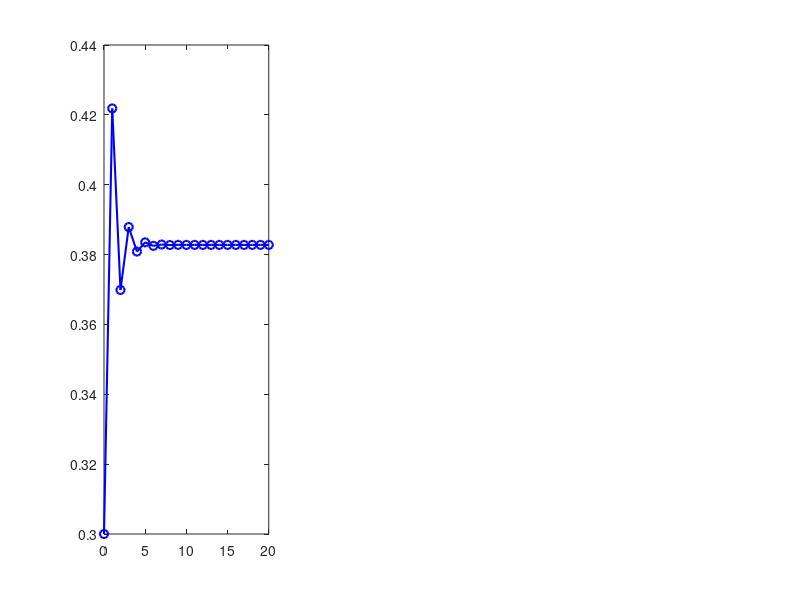

Write MATLAB code to recreate this figure. (Note: this script raises an error after producing the figure.)
clear all; close all; clc;

% Définition de la fonction phi et sa dérivée
function [val, p] = phi(x)
    val = exp(-2*x) - (2*exp(-x))*(1+sin(3*x));
    p = -2*exp(-2*x) + 2*(exp(-x))*(1+sin(3*x)) - 2*(exp(-x))*3*cos(3*x);
end

% Fonction pour exécuter N itérations du gradient à pas fixe
function x_final = gradient_pas_fixe(x0, rho, N)
    x = x0;
    for k = 1:N
        [~, grad] = phi(x);
        x = x - rho * grad;
    end
    x_final = x;
end

% Paramètres
rho = 0.1;      % Pas fixe
x0 = 0.3;         % Point initial
N_max = 30;     % Nombre maximum d'itérations pour l'analyse

% === PARTIE 1: Exécution initiale avec N=20 ===
fprintf('=== EXÉCUTION AVEC N = 20 ITÉRATIONS ===\n\n');

x = zeros(21, 1);  % 0 à 20
x(1) = x0;
valeurs = zeros(21, 1);
gradients = zeros(21, 1);

[valeurs(1), gradients(1)] = phi(x(1));

fprintf('Itération\tx_k\t\tphi(x_k)\t\tphi''(x_k)\n');
fprintf('--------------------------------------------------------\n');
fprintf('%d\t\t%.6f\t%.6f\t%.6f\n', 0, x(1), valeurs(1), gradients(1));

for k = 1:20
    [~, grad] = phi(x(k));
    x(k+1) = x(k) - rho * grad;
    [valeurs(k+1), gradients(k+1)] = phi(x(k+1));
    fprintf('%d\t\t%.6f\t%.6f\t%.6f\n', k, x(k+1), valeurs(k+1), gradients(k+1));
end

% === PARTIE 2: Calcul de x_ref avec 1000 itérations ===
fprintf('\n=== CALCUL DU POINT DE RÉFÉRENCE ===\n');
N_ref = 1000;
x_ref = gradient_pas_fixe(x0, rho, N_ref);
fprintf('x_ref (après %d itérations) = %.10f\n', N_ref, x_ref);

% === PARTIE 3: Analyse de la vitesse de convergence ===
fprintf('\n=== ANALYSE DE LA VITESSE DE CONVERGENCE ===\n');
fprintf('Modèle: erreur(N) = C * alpha^N\n\n');

N_values = [10, 15, 20, 25, 30];
erreurs = zeros(size(N_values));

fprintf('N\tx_N\t\tErreur abs(x_N - x_ref)\n');
fprintf('--------------------------------------------------------\n');
for i = 1:length(N_values)
    N = N_values(i);
    x_N = gradient_pas_fixe(x0, rho, N);
    erreurs(i) = abs(x_N - x_ref);
    fprintf('%d\t%.10f\t%.6e\n', N, x_N, erreurs(i));
end

% Estimation de C et alpha avec polyfit
% erreur = C * alpha^N  =>  log(erreur) = log(C) + N*log(alpha)
% On pose y = log(erreur), x = N, alors y = a + b*x avec b = log(alpha), a = log(C)

log_erreurs = log(erreurs);
coeff = polyfit(N_values, log_erreurs, 1);  % Régression linéaire

b = coeff(1);  % pente = log(alpha)
a = coeff(2);  % ordonnée à l'origine = log(C)

alpha_estime = exp(b);
C_estime = exp(a);

fprintf('\n=== RÉSULTATS DE L''ESTIMATION ===\n');
fprintf('C estimé = %.6e\n', C_estime);
fprintf('alpha estimé = %.6f\n', alpha_estime);
fprintf('\nModèle estimé: erreur(N) ≈ %.6e * (%.6f)^N\n', C_estime, alpha_estime);

% Vérification du modèle
fprintf('\n=== VÉRIFICATION DU MODÈLE ===\n');
fprintf('N\tErreur réelle\tErreur modèle\tÉcart relatif\n');
fprintf('--------------------------------------------------------\n');
for i = 1:length(N_values)
    N = N_values(i);
    erreur_reelle = erreurs(i);
    erreur_modele = C_estime * (alpha_estime^N);
    ecart_relatif = abs(erreur_reelle - erreur_modele) / erreur_reelle * 100;
    fprintf('%d\t%.6e\t%.6e\t%.2f%%\n', N, erreur_reelle, erreur_modele, ecart_relatif);
end

% === GRAPHIQUES ===
figure('Position', [100, 100, 1400, 500]);

% Graphique 1: Évolution de x_k (20 premières itérations)
subplot(1,3,1);
plot(0:20, x, 'b-o', 'LineWidth', 1.5, 'MarkerSize', 6);
hold on;
yline(x_ref, 'r--', 'LineWidth', 2);
grid on;
xlabel('Itération k');
ylabel('x_k');
title('Évolution de x_k (N=20)');
legend('x_k', 'x_{ref}', 'Location', 'best');

% Graphique 2: Erreur en échelle logarithmique
subplot(1,3,2);
semilogy(N_values, erreurs, 'bo', 'MarkerSize', 10, 'LineWidth', 2, 'MarkerFaceColor', 'b');
hold on;
N_plot = linspace(10, 30, 100);
erreur_modele_plot = C_estime * (alpha_estime.^N_plot);
semilogy(N_plot, erreur_modele_plot, 'r-', 'LineWidth', 2);
grid on;
xlabel('Nombre d''itérations N');
ylabel('Erreur |x_N - x_{ref}|');
title('Convergence de l''algorithme');
legend('Erreur réelle', sprintf('Modèle: %.2e*(%.4f)^N', C_estime, alpha_estime), 'Location', 'best');

% Graphique 3: Régression linéaire sur log(erreur)
subplot(1,3,3);
plot(N_values, log_erreurs, 'bo', 'MarkerSize', 10, 'LineWidth', 2, 'MarkerFaceColor', 'b');
hold on;
N_plot = linspace(10, 30, 100);
log_erreur_fit = a + b*N_plot;
plot(N_plot, log_erreur_fit, 'r-', 'LineWidth', 2);
grid on;
xlabel('Nombre d''itérations N');
ylabel('log(Erreur)');
title('Régression linéaire pour estimation');
legend('log(Erreur réelle)', sprintf('Fit: y = %.4f + %.4f*N', a, b), 'Location', 'best');

% Graphique supplémentaire: Trajectoire sur la fonction
figure('Position', [150, 150, 800, 600]);
x_plot = linspace(-1, 2, 1000);
phi_plot = zeros(size(x_plot));
for i = 1:length(x_plot)
    phi_plot(i) = phi(x_plot(i));
end
plot(x_plot, phi_plot, 'b-', 'LineWidth', 2);
hold on;
plot(x(1:21), valeurs(1:21), 'ro-', 'LineWidth', 1.5, 'MarkerSize', 8, 'MarkerFaceColor', 'r');
plot(x(1), valeurs(1), 'gs', 'MarkerSize', 15, 'LineWidth', 2);
plot(x(21), valeurs(21), 'mp', 'MarkerSize', 15, 'LineWidth', 2);
plot(x_ref, phi(x_ref), 'kd', 'MarkerSize', 12, 'LineWidth', 2, 'MarkerFaceColor', 'k');
grid on;
xlabel('x');
ylabel('\phi(x)');
title('Trajectoire de l''algorithme sur la fonction \phi(x)');
legend('\phi(x)', 'Itérations', 'Point initial (x_0)', 'Point à N=20', 'Point de référence (x_{ref})', 'Location', 'best');
hold off;

fprintf('\n=== INTERPRÉTATION ===\n');
if alpha_estime < 1
    fprintf('α < 1 : L''algorithme converge linéairement vers x_ref\n');
    fprintf('Taux de convergence : %.2f%% par itération\n', (1-alpha_estime)*100);
else
    fprintf('α ≥ 1 : L''algorithme ne converge pas\n');
end
